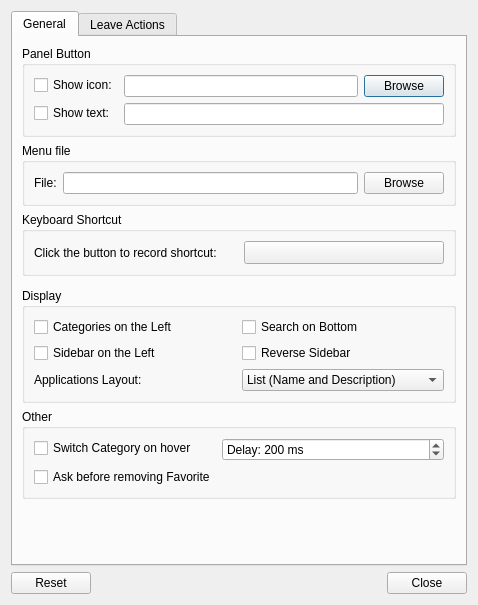
<?xml version="1.0" encoding="UTF-8"?>
<ui version="4.0">
 <class>WingMenuConfiguration</class>
 <widget class="QDialog" name="WingMenuConfiguration">
  <property name="enabled">
   <bool>true</bool>
  </property>
  <property name="geometry">
   <rect>
    <x>0</x>
    <y>0</y>
    <width>478</width>
    <height>605</height>
   </rect>
  </property>
  <property name="windowTitle">
   <string>WingMenu settings</string>
  </property>
  <layout class="QVBoxLayout" name="verticalLayout">
   <item>
    <widget class="QTabWidget" name="tabWidget">
     <property name="enabled">
      <bool>true</bool>
     </property>
     <property name="currentIndex">
      <number>0</number>
     </property>
     <widget class="QWidget" name="GeneralTab">
      <attribute name="title">
       <string>General</string>
      </attribute>
      <layout class="QVBoxLayout" name="verticalLayout_2">
       <item>
        <widget class="QGroupBox" name="groupBox">
         <property name="title">
          <string>Panel Button</string>
         </property>
         <layout class="QFormLayout" name="formLayout">
          <property name="verticalSpacing">
           <number>6</number>
          </property>
          <item row="0" column="0">
           <widget class="QCheckBox" name="iconCB">
            <property name="text">
             <string>Show icon:</string>
            </property>
           </widget>
          </item>
          <item row="0" column="1">
           <widget class="QWidget" name="widget" native="true">
            <layout class="QHBoxLayout" name="horizontalLayout_2">
             <property name="spacing">
              <number>6</number>
             </property>
             <property name="leftMargin">
              <number>0</number>
             </property>
             <property name="topMargin">
              <number>0</number>
             </property>
             <property name="rightMargin">
              <number>0</number>
             </property>
             <property name="bottomMargin">
              <number>0</number>
             </property>
             <item>
              <widget class="QLineEdit" name="iconLE"/>
             </item>
             <item>
              <widget class="QPushButton" name="iconPB">
               <property name="text">
                <string>Browse</string>
               </property>
               <property name="icon">
                <iconset theme="folder">
                 <normaloff>.</normaloff>.</iconset>
               </property>
              </widget>
             </item>
            </layout>
           </widget>
          </item>
          <item row="1" column="0">
           <widget class="QCheckBox" name="textCB">
            <property name="text">
             <string>Show text:</string>
            </property>
           </widget>
          </item>
          <item row="1" column="1">
           <widget class="QLineEdit" name="textLE"/>
          </item>
         </layout>
        </widget>
       </item>
       <item>
        <widget class="QGroupBox" name="groupBox_2">
         <property name="title">
          <string>Menu file</string>
         </property>
         <layout class="QHBoxLayout" name="horizontalLayout">
          <item>
           <widget class="QLabel" name="label_2">
            <property name="text">
             <string>File:</string>
            </property>
           </widget>
          </item>
          <item>
           <widget class="QLineEdit" name="menuFileLE"/>
          </item>
          <item>
           <widget class="QPushButton" name="menuFilePB">
            <property name="text">
             <string>Browse</string>
            </property>
            <property name="icon">
             <iconset theme="folder">
              <normaloff>.</normaloff>.</iconset>
            </property>
           </widget>
          </item>
         </layout>
        </widget>
       </item>
       <item>
        <widget class="QGroupBox" name="groupBox_3">
         <property name="title">
          <string>Keyboard Shortcut</string>
         </property>
         <layout class="QGridLayout" name="gridLayout_3">
          <item row="0" column="1">
           <widget class="ShortcutSelector" name="shortcutEd">
            <property name="minimumSize">
             <size>
              <width>200</width>
              <height>0</height>
             </size>
            </property>
            <property name="text">
             <string/>
            </property>
           </widget>
          </item>
          <item row="0" column="0">
           <widget class="QLabel" name="label">
            <property name="text">
             <string>Click the button to record shortcut:</string>
            </property>
           </widget>
          </item>
         </layout>
        </widget>
       </item>
       <item>
        <widget class="QWidget" name="widget_2" native="true">
         <layout class="QFormLayout" name="formLayout_4">
          <property name="leftMargin">
           <number>0</number>
          </property>
          <property name="topMargin">
           <number>0</number>
          </property>
          <property name="rightMargin">
           <number>0</number>
          </property>
          <property name="bottomMargin">
           <number>0</number>
          </property>
         </layout>
        </widget>
       </item>
       <item>
        <widget class="QGroupBox" name="groupBox_6">
         <property name="title">
          <string>Display</string>
         </property>
         <layout class="QGridLayout" name="gridLayout">
          <item row="0" column="0">
           <widget class="QCheckBox" name="categoryLeftCB">
            <property name="text">
             <string>Categories on the Left</string>
            </property>
           </widget>
          </item>
          <item row="0" column="1">
           <widget class="QCheckBox" name="searchBottomCB">
            <property name="text">
             <string>Search on Bottom</string>
            </property>
           </widget>
          </item>
          <item row="1" column="0">
           <widget class="QCheckBox" name="sidebarLeftCB">
            <property name="text">
             <string>Sidebar on the Left</string>
            </property>
           </widget>
          </item>
          <item row="1" column="1">
           <widget class="QCheckBox" name="reverseSidebarCB">
            <property name="text">
             <string>Reverse Sidebar</string>
            </property>
           </widget>
          </item>
          <item row="2" column="0">
           <widget class="QLabel" name="label_3">
            <property name="text">
             <string>Applications Layout:</string>
            </property>
           </widget>
          </item>
          <item row="2" column="1">
           <widget class="QComboBox" name="appLayoutCombo">
            <item>
             <property name="text">
              <string>List (Name and Description)</string>
             </property>
            </item>
            <item>
             <property name="text">
              <string>List (Name only)</string>
             </property>
            </item>
            <item>
             <property name="text">
              <string>Icons</string>
             </property>
            </item>
           </widget>
          </item>
         </layout>
        </widget>
       </item>
       <item>
        <widget class="QGroupBox" name="groupBox_4">
         <property name="title">
          <string>Other</string>
         </property>
         <layout class="QFormLayout" name="formLayout_2">
          <item row="0" column="0">
           <widget class="QCheckBox" name="switchOnHoverCB">
            <property name="text">
             <string>Switch Category on hover</string>
            </property>
           </widget>
          </item>
          <item row="0" column="1">
           <widget class="QSpinBox" name="hoverDelaySB">
            <property name="suffix">
             <string> ms</string>
            </property>
            <property name="prefix">
             <string>Delay: </string>
            </property>
            <property name="minimum">
             <number>50</number>
            </property>
            <property name="maximum">
             <number>1000</number>
            </property>
            <property name="singleStep">
             <number>50</number>
            </property>
            <property name="value">
             <number>200</number>
            </property>
           </widget>
          </item>
          <item row="1" column="0">
           <widget class="QCheckBox" name="askFavoriteRemoveCB">
            <property name="text">
             <string>Ask before removing Favorite</string>
            </property>
           </widget>
          </item>
         </layout>
        </widget>
       </item>
       <item>
        <spacer name="verticalSpacer">
         <property name="orientation">
          <enum>Qt::Vertical</enum>
         </property>
         <property name="sizeHint" stdset="0">
          <size>
           <width>20</width>
           <height>163</height>
          </size>
         </property>
        </spacer>
       </item>
      </layout>
     </widget>
     <widget class="QWidget" name="LeaveActionsTab">
      <attribute name="title">
       <string>Leave Actions</string>
      </attribute>
      <layout class="QVBoxLayout" name="verticalLayout_3">
       <item>
        <widget class="QGroupBox" name="customizeLeaveGB">
         <property name="title">
          <string>Customize Leave Actions</string>
         </property>
         <property name="checkable">
          <bool>true</bool>
         </property>
         <property name="checked">
          <bool>false</bool>
         </property>
         <layout class="QVBoxLayout" name="verticalLayout_4">
          <item>
           <widget class="QWidget" name="widget_5" native="true">
            <layout class="QHBoxLayout" name="horizontalLayout_4">
             <item>
              <widget class="QPushButton" name="loadFromMenuPB">
               <property name="text">
                <string>Load from menu file</string>
               </property>
              </widget>
             </item>
             <item>
              <widget class="QPushButton" name="addDesktopFilePB">
               <property name="text">
                <string>Add .desktop file</string>
               </property>
              </widget>
             </item>
            </layout>
           </widget>
          </item>
          <item>
           <widget class="QLabel" name="locationLB">
            <property name="text">
             <string/>
            </property>
            <property name="alignment">
             <set>Qt::AlignCenter</set>
            </property>
           </widget>
          </item>
          <item>
           <widget class="QLabel" name="label_4">
            <property name="text">
             <string>The order displayed here ignores the option &quot;Reverse sidebar&quot;.</string>
            </property>
            <property name="alignment">
             <set>Qt::AlignCenter</set>
            </property>
           </widget>
          </item>
          <item>
           <widget class="QWidget" name="widget_3" native="true">
            <layout class="QHBoxLayout" name="horizontalLayout_3">
             <item>
              <widget class="QListView" name="leaveActionsView">
               <property name="editTriggers">
                <set>QAbstractItemView::NoEditTriggers</set>
               </property>
               <property name="showDropIndicator" stdset="0">
                <bool>false</bool>
               </property>
               <property name="dragEnabled">
                <bool>false</bool>
               </property>
               <property name="dragDropMode">
                <enum>QAbstractItemView::NoDragDrop</enum>
               </property>
               <property name="defaultDropAction">
                <enum>Qt::IgnoreAction</enum>
               </property>
               <property name="alternatingRowColors">
                <bool>true</bool>
               </property>
               <property name="selectionMode">
                <enum>QAbstractItemView::SingleSelection</enum>
               </property>
               <property name="selectionBehavior">
                <enum>QAbstractItemView::SelectRows</enum>
               </property>
              </widget>
             </item>
             <item>
              <widget class="QWidget" name="widget_4" native="true">
               <layout class="QVBoxLayout" name="verticalLayout_5">
                <item>
                 <widget class="QPushButton" name="newActionPB">
                  <property name="text">
                   <string>New</string>
                  </property>
                  <property name="icon">
                   <iconset theme="document-new">
                    <normaloff>.</normaloff>.</iconset>
                  </property>
                 </widget>
                </item>
                <item>
                 <widget class="QPushButton" name="editActionPB">
                  <property name="text">
                   <string>Edit</string>
                  </property>
                  <property name="icon">
                   <iconset theme="document-edit">
                    <normaloff>.</normaloff>.</iconset>
                  </property>
                 </widget>
                </item>
                <item>
                 <spacer name="verticalSpacer_4">
                  <property name="orientation">
                   <enum>Qt::Vertical</enum>
                  </property>
                  <property name="sizeType">
                   <enum>QSizePolicy::Fixed</enum>
                  </property>
                  <property name="sizeHint" stdset="0">
                   <size>
                    <width>20</width>
                    <height>10</height>
                   </size>
                  </property>
                 </spacer>
                </item>
                <item>
                 <widget class="QPushButton" name="upActionPB">
                  <property name="text">
                   <string>Up</string>
                  </property>
                  <property name="icon">
                   <iconset theme="go-up">
                    <normaloff>.</normaloff>.</iconset>
                  </property>
                 </widget>
                </item>
                <item>
                 <widget class="QPushButton" name="downActionPB">
                  <property name="text">
                   <string>Down</string>
                  </property>
                  <property name="icon">
                   <iconset theme="go-down">
                    <normaloff>.</normaloff>.</iconset>
                  </property>
                 </widget>
                </item>
                <item>
                 <spacer name="verticalSpacer_3">
                  <property name="orientation">
                   <enum>Qt::Vertical</enum>
                  </property>
                  <property name="sizeType">
                   <enum>QSizePolicy::Fixed</enum>
                  </property>
                  <property name="sizeHint" stdset="0">
                   <size>
                    <width>20</width>
                    <height>10</height>
                   </size>
                  </property>
                 </spacer>
                </item>
                <item>
                 <widget class="QPushButton" name="removeActionPB">
                  <property name="text">
                   <string>Remove</string>
                  </property>
                  <property name="icon">
                   <iconset theme="edit-delete">
                    <normaloff>.</normaloff>.</iconset>
                  </property>
                 </widget>
                </item>
                <item>
                 <spacer name="verticalSpacer_2">
                  <property name="orientation">
                   <enum>Qt::Vertical</enum>
                  </property>
                  <property name="sizeHint" stdset="0">
                   <size>
                    <width>20</width>
                    <height>40</height>
                   </size>
                  </property>
                 </spacer>
                </item>
                <item>
                 <widget class="QPushButton" name="testPB">
                  <property name="text">
                   <string>Test</string>
                  </property>
                 </widget>
                </item>
               </layout>
              </widget>
             </item>
            </layout>
           </widget>
          </item>
         </layout>
        </widget>
       </item>
      </layout>
     </widget>
    </widget>
   </item>
   <item>
    <widget class="QDialogButtonBox" name="buttons">
     <property name="orientation">
      <enum>Qt::Horizontal</enum>
     </property>
     <property name="standardButtons">
      <set>QDialogButtonBox::Close|QDialogButtonBox::Reset</set>
     </property>
    </widget>
   </item>
  </layout>
 </widget>
 <customwidgets>
  <customwidget>
   <class>ShortcutSelector</class>
   <extends>QToolButton</extends>
   <header location="global">LXQtGlobalKeysUi/ShortcutSelector</header>
  </customwidget>
 </customwidgets>
 <tabstops>
  <tabstop>iconCB</tabstop>
  <tabstop>iconLE</tabstop>
  <tabstop>iconPB</tabstop>
  <tabstop>textCB</tabstop>
  <tabstop>textLE</tabstop>
  <tabstop>menuFileLE</tabstop>
  <tabstop>menuFilePB</tabstop>
  <tabstop>shortcutEd</tabstop>
  <tabstop>categoryLeftCB</tabstop>
  <tabstop>searchBottomCB</tabstop>
  <tabstop>sidebarLeftCB</tabstop>
  <tabstop>reverseSidebarCB</tabstop>
  <tabstop>appLayoutCombo</tabstop>
  <tabstop>switchOnHoverCB</tabstop>
  <tabstop>hoverDelaySB</tabstop>
  <tabstop>askFavoriteRemoveCB</tabstop>
  <tabstop>customizeLeaveGB</tabstop>
  <tabstop>loadFromMenuPB</tabstop>
  <tabstop>addDesktopFilePB</tabstop>
  <tabstop>leaveActionsView</tabstop>
  <tabstop>newActionPB</tabstop>
  <tabstop>editActionPB</tabstop>
  <tabstop>upActionPB</tabstop>
  <tabstop>downActionPB</tabstop>
  <tabstop>removeActionPB</tabstop>
  <tabstop>testPB</tabstop>
  <tabstop>tabWidget</tabstop>
 </tabstops>
 <resources/>
 <connections>
  <connection>
   <sender>iconCB</sender>
   <signal>toggled(bool)</signal>
   <receiver>iconPB</receiver>
   <slot>setEnabled(bool)</slot>
   <hints>
    <hint type="sourcelabel">
     <x>64</x>
     <y>50</y>
    </hint>
    <hint type="destinationlabel">
     <x>394</x>
     <y>51</y>
    </hint>
   </hints>
  </connection>
  <connection>
   <sender>textCB</sender>
   <signal>toggled(bool)</signal>
   <receiver>textLE</receiver>
   <slot>setEnabled(bool)</slot>
   <hints>
    <hint type="sourcelabel">
     <x>56</x>
     <y>68</y>
    </hint>
    <hint type="destinationlabel">
     <x>246</x>
     <y>72</y>
    </hint>
   </hints>
  </connection>
  <connection>
   <sender>iconCB</sender>
   <signal>toggled(bool)</signal>
   <receiver>iconLE</receiver>
   <slot>setEnabled(bool)</slot>
   <hints>
    <hint type="sourcelabel">
     <x>56</x>
     <y>36</y>
    </hint>
    <hint type="destinationlabel">
     <x>246</x>
     <y>40</y>
    </hint>
   </hints>
  </connection>
  <connection>
   <sender>switchOnHoverCB</sender>
   <signal>toggled(bool)</signal>
   <receiver>hoverDelaySB</receiver>
   <slot>setEnabled(bool)</slot>
   <hints>
    <hint type="sourcelabel">
     <x>91</x>
     <y>335</y>
    </hint>
    <hint type="destinationlabel">
     <x>301</x>
     <y>337</y>
    </hint>
   </hints>
  </connection>
 </connections>
</ui>
